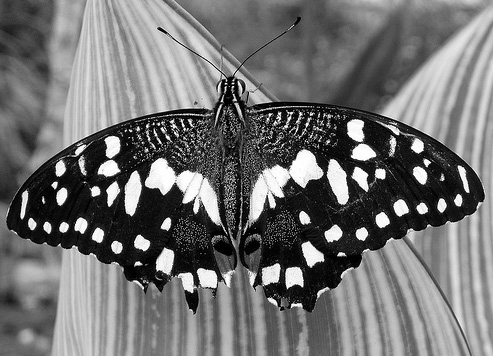
%> input picture assignment_1/butterfly.jpg, 493 x 356 px
$ octave Assignment1_3.m   (GNU Octave 9; MATLAB toolbox functions it lacks are replaced by stand-ins)
%> lines starting %> are read from the running program, lines starting %| are printed output that depends on the picture
%> further down, orig is the input picture: size 356x493 uint8; min 0, max 255, mean 113.4
### assignment_1/blob_detection.m
function [] = blob_detection( orig, k, scale, levels, threshold )
%> called with k = 1.25, scale = 2, levels = 10, threshold = 60
    % If image is RGB, convert to grayscale
    if size(orig,3) == 3
        img = double(rgb2gray(orig));
    else
        img = double(orig);
    end

    % Blob dedection for original image
    scale_space = create_scale_space(img, k, scale, levels);
    [x,y,r] = find_maxima(scale_space, k, scale, threshold);
    figure;
    show_all_circles(orig,x,y,r);

    keypoint = zeros(2,levels);
    % Choose random point
    x_rnd = 1;
    y_rnd = 1;
    while mod(x_rnd,2) + mod(y_rnd,2) > 0
        rnd = randi(size(x,1),1,1);
        x_rnd = x(rnd);
        y_rnd = y(rnd);
    end
    keypoint(1,:) = reshape(scale_space(y_rnd,x_rnd,:),1,10);


    % Blob dedection for half sized image
    % If image is RGB, convert to grayscale
    if size(orig,3) == 3
        img = double(rgb2gray(imresize(orig,0.5)));
    else
        img = double(imresize(orig,0.5));
    end

    scale = scale;
    scale_space = create_scale_space(img, k, scale, levels);
    [x,y,r] = find_maxima(scale_space, k, scale, threshold);
    figure;
    show_all_circles(imresize(orig,0.5),x,y,r);
    keypoint(2,:) = reshape(scale_space(y_rnd/2,x_rnd/2,:),1,10);

    figure;
    plot(1:10,keypoint(1,:),1:10,keypoint(2,:),'LineWidth',2);
    title('Filter Response for random keypoint')
    xlabel('scale')
    ylabel('filter response')
end

### assignment_1/create_scale_space.m
function [ scale_space ] = create_scale_space( img, k, scale, levels )
%> called with k = 1.25, scale = 2, levels = 10

scale_space = zeros(size(img,1),size(img,2),levels);

for i=1:levels
    sigma = scale * k^(i-1);
    % Create the kernel
    h = fspecial('log',2*floor(3*sigma)+1,sigma) * sigma^2;
    % apply the kernel
    % same: The output is the same size as the image
    % replicate: pixels outside the borders are replicated (set to the
    % value of the nearest border pixel)
    scale_space(:,:,i) = abs(imfilter(img, h, 'same', 'replicate'));
end

end

### assignment_1/find_maxima.m
function [ x, y, r ] = find_maxima( scale_space, k, scale, threshold )
%> called with k = 1.25, scale = 2, threshold = 60

maxima = [1,1,1;1,0,1;1,1,1];
x=0; y=0; r=0;

for i=2:size(scale_space,3)-1
    % find local maxima
    % Q: what about maxima at the edges? There are no neighbours
    [row,col] = find(scale_space(:,:,i)>threshold);

    for j=1:size(row,1)
        if row(j) == 1 || col(j) == 1 || row(j) == size(scale_space,1) || col(j) == size(scale_space,2)
            continue
        end
        temp = scale_space(row(j)-1:row(j)+1,col(j)-1:col(j)+1,i);
        temp = temp(2,2)>temp;
        if isequal(temp,maxima)
            % check scale-1
            max = scale_space(row(j),col(j),i);
            temp = scale_space(row(j)-1:row(j)+1,col(j)-1:col(j)+1,i-1);
            temp = max>temp;
            if all(all(temp))
                % check scale+1
                temp = scale_space(row(j)-1:row(j)+1,col(j)-1:col(j)+1,i+1);
                temp = max>temp;
                if all(all(temp))
                    %local maximum found
                    x = [x;col(j)];
                    y = [y;row(j)];
                    r = [r;scale * k^(i-1) * sqrt(2)];
                end
            end
        end
    end
end
%> after the loop, max = 60.16; r = 192 values from 0 to 16.86; x = 192 values, max 482 at index 35, min 0 at index 1, mean 249.9; y = 192 values, max 300 at index 148, min 0 at index 1, mean 202.9

x = x(2:end);
%> x = 191 values, max 482 at index 34, min 25 at index 1, mean 251.2
y = y(2:end);
%> y = 191 values, max 300 at index 147, min 98 at index 119, mean 203.9
r = r(2:end);
%> r = 191 values from 3.54 to 16.86

end

### assignment_1/show_all_circles.m
function show_all_circles(I, cx, cy, rad, color, ln_wid)
%% I: image on top of which you want to display the circles
%% cx, cy: column vectors with x and y coordinates of circle centers
%% rad: column vector with radii of circles.
%% The sizes of cx, cy, and rad must all be the same
%% color: optional parameter specifying the color of the circles
%%        to be displayed (red by default)
%% ln_wid: line width of circles (optional, 1.5 by default

if nargin < 5
    color = 'r';
end

if nargin < 6
   ln_wid = 1.5;
end

imshow(I); hold on;

theta = 0:0.1:(2*pi+0.1);
cx1 = cx(:,ones(size(theta)));
cy1 = cy(:,ones(size(theta)));
rad1 = rad(:,ones(size(theta)));
theta = theta(ones(size(cx1,1),1),:);
X = cx1+cos(theta).*rad1;
Y = cy1+sin(theta).*rad1;
line(X', Y', 'Color', color, 'LineWidth', ln_wid);

title(sprintf('%d circles', size(cx,1)));

### assignment_1/Assignment1_3.m
clear
% Computer Vision Assignment 1.3

% Q: how to choose threshold
% Q: set scale to scale/2 for half sized image?

%%%%%%%%%%%%%%%%%%%%%%%%%%%%%%%%%%%%%%%%%%%%%%%%%%%%%%%%%%%%%%%%%%%%%%%%%%%
% Parameters
%%%%%%%%%%%%%%%%%%%%%%%%%%%%%%%%%%%%%%%%%%%%%%%%%%%%%%%%%%%%%%%%%%%%%%%%%%%
levels = 10;
scale = 2;
k = 1.25;

%%%%%%%%%%%%%%%%%%%%%%%%%%%%%%%%%%%%%%%%%%%%%%%%%%%%%%%%%%%%%%%%%%%%%%%%%%%
% First image
%%%%%%%%%%%%%%%%%%%%%%%%%%%%%%%%%%%%%%%%%%%%%%%%%%%%%%%%%%%%%%%%%%%%%%%%%%%

orig = imread('butterfly.jpg');
threshold = 60.0;

blob_detection(orig,k,scale,levels,threshold);
%> in blob_detection, `show_all_circles(orig,x,y,r);`:
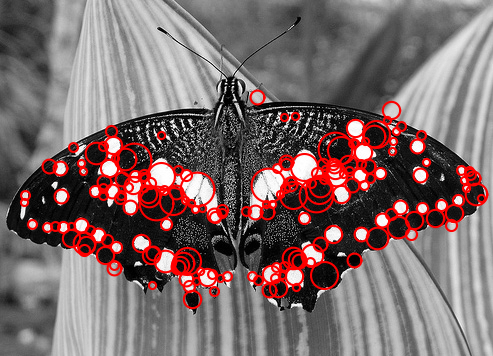
%> figure redrawn from the program's plot data; its title reads '191 circles'
%> the loop in blob_detection, `while mod(x_rnd,2) + mod(y_rnd,2) > 0` made 5 passes
%> (x_rnd, y_rnd) on passes 1 to 5: (455, 214), (121, 199), (423, 209), (279, 289), (318, 174)
%> in blob_detection, `[x,y,r] = find_maxima(scale_space, k, scale, threshold);`: x = 69 values, max 239 at index 61, min 31 at index 1, mean 128.8; y = 69 values, max 150 at index 33, min 49 at index 14, mean 105.4; r = 69 values from 3.54 to 8.63
%> in blob_detection, `show_all_circles(imresize(orig,0.5),x,y,r);`:
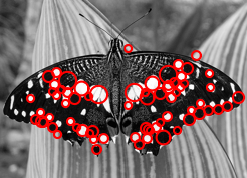
%> figure redrawn from the program's plot data; its title reads '69 circles'
%> figure, not shown here; curve peaks at x = 4, y = 84.99; curve peaks at x = 1, y = 80.46

%%%%%%%%%%%%%%%%%%%%%%%%%%%%%%%%%%%%%%%%%%%%%%%%%%%%%%%%%%%%%%%%%%%%%%%%%%%
% Second image
%%%%%%%%%%%%%%%%%%%%%%%%%%%%%%%%%%%%%%%%%%%%%%%%%%%%%%%%%%%%%%%%%%%%%%%%%%%
orig = imread('sunflowers.jpg');
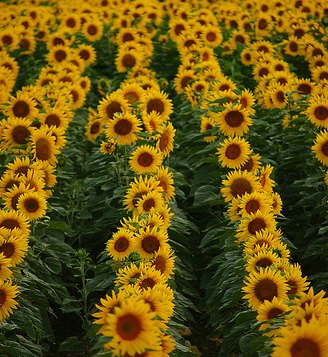
%> input picture assignment_1/sunflowers.jpg, 328 x 357 px
%> orig is the input picture: size 357x328x3 uint8; mean R, G, B 104.4, 83.8, 10.8
threshold = 40.0;

blob_detection(orig,k,scale,levels,threshold);
%> call 2 of blob_detection, with k = 1.25, scale = 2, levels = 10, threshold = 40
%> in blob_detection (call 2), `[x,y,r] = find_maxima(scale_space, k, scale, threshold);`: x = 231 values, max 325 at index 67, min 4 at index 1, mean 172.2; y = 231 values, max 354 at index 231, min 4 at index 20, mean 133.8; r = 231 values from 3.54 to 16.86
%> in blob_detection (call 2), `show_all_circles(orig,x,y,r);`:
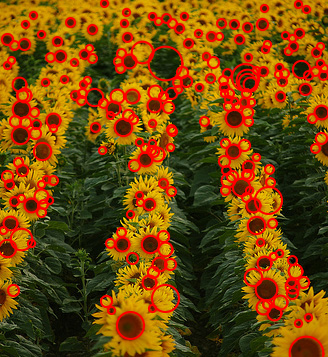
%> figure redrawn from the program's plot data; its title reads '231 circles'
%> the loop in blob_detection (call 2), `while mod(x_rnd,2) + mod(y_rnd,2) > 0` made 4 passes
%> (x_rnd, y_rnd) on passes 1 to 4: (21, 136), (321, 64), (317, 53), (22, 110)
%> in blob_detection (call 2), `img = double(rgb2gray(imresize(orig,0.5)));`:
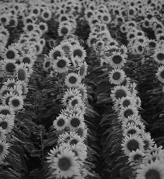
%> img: size 179x164 double; min 4, max 189, mean 81.7
%> in blob_detection (call 2), `[x,y,r] = find_maxima(scale_space, k, scale, threshold);`: x = 49 values, max 161 at index 22, min 4 at index 23, mean 82; y = 49 values, max 178 at index 43, min 27 at index 35, mean 89.31; r = 49 values from 3.54 to 16.86
%> in blob_detection (call 2), `show_all_circles(imresize(orig,0.5),x,y,r);`:
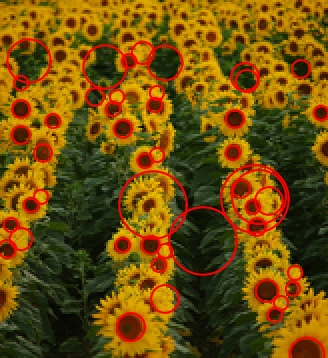
%> figure redrawn from the program's plot data; shown 2 times larger; its title reads '49 circles'
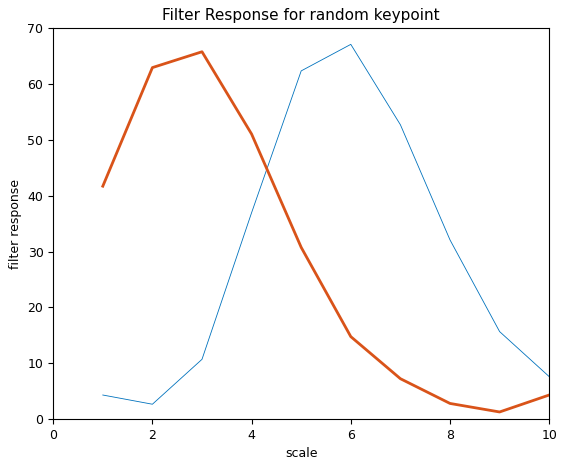
%> figure redrawn from the program's plot data; curve peaks at x = 6, y = 67.07; curve peaks at x = 3, y = 65.75
